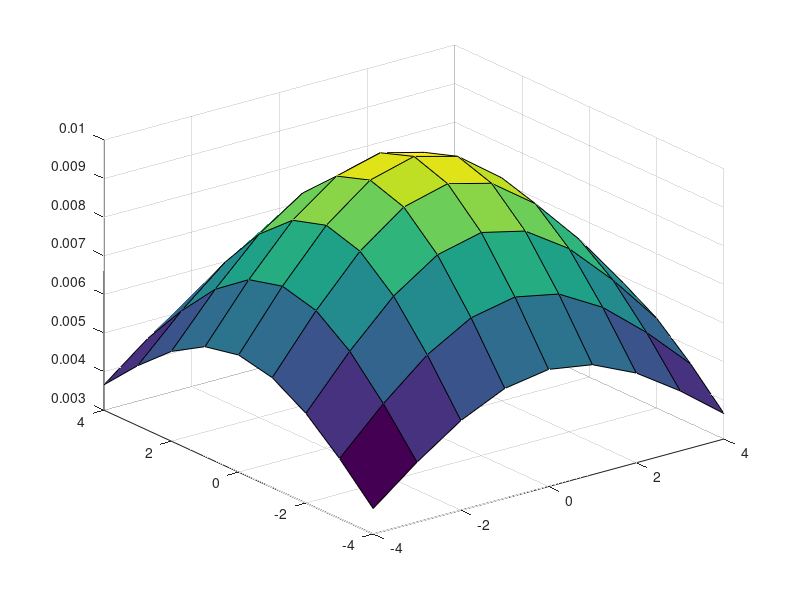

Write the MATLAB code that produced this figure. (Note: this script raises an error after producing the figure.)
clc; clear;
guass_filt =@(x,y,std)exp(-(x.^2+y^2)/(2*std^2))*1/(2*pi*std^2);

x = -4:1:4;
y= x;
len = length(x);

for i=1:len
    for j=1:len
        filt_g(i,j) = guass_filt(x(i),y(j),4);
    end
end

[X,Y] = meshgrid(linspace(-4,4,len),linspace(-4,4,len));
surf(X,Y,filt_g);
%Z = sin(X) + cos(Y);

a = imread('TestImage1.tif');
imshow(a);
figure
blur_a = imshow(uint8(conv2(a,filt_g,'same')));

